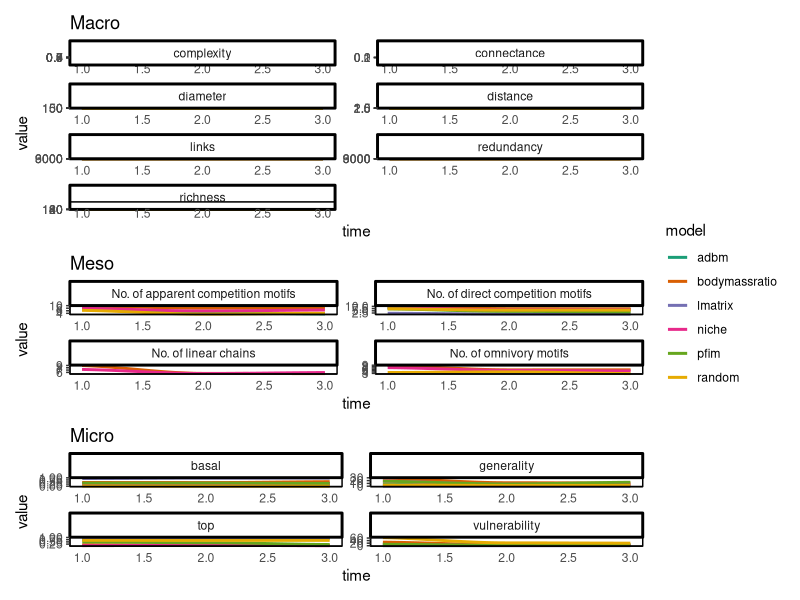
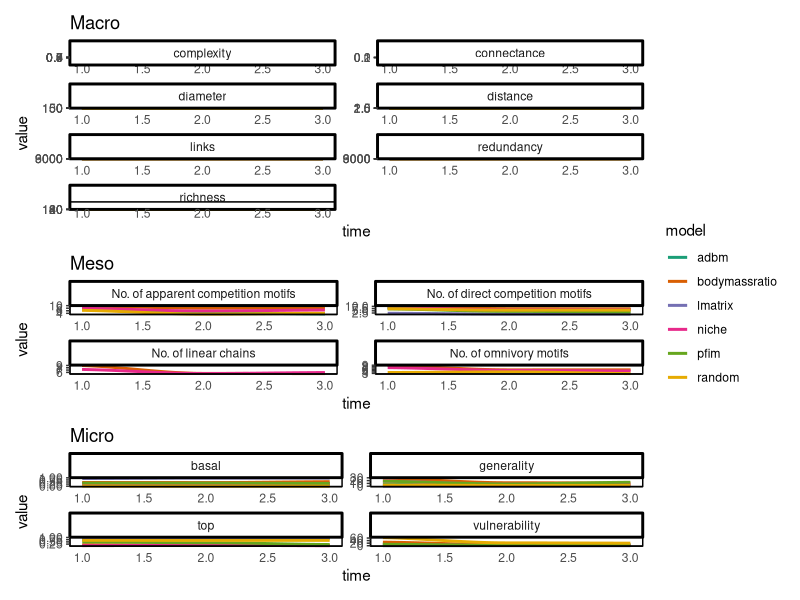

Source code (R) for these figures, in order: (Note: this script raises an error after producing the figures.)
library(RColorBrewer)
library(here)
library(patchwork)
library(readr)
library(scales)
library(stats)
library(tidyverse)

# set path to code sub dir
setwd(here("code"))

#### Structure ####

df <- read_csv("../data/processed/topology.csv") %>%
  mutate(across(matches("S[[:digit:]]"), log),
         top = top / richness,
         basal = basal / richness) %>%
  # to get the ratio
  pivot_longer(
    cols = -c(location, model, time),
    names_to = "stat",
    values_to = "stat_val") %>%
  # standardise names
  mutate(stat = case_when(stat == "S1" ~ "No. of linear chains",
                          stat == "S2" ~ "No. of omnivory motifs",
                          stat == "S5" ~ "No. of apparent competition motifs",
                          stat == "S4" ~ "No. of direct competition motifs",
                          .default = as.character(stat))) %>%
  mutate(level = case_when(
    stat %in% c("richness", "complexity", "connectance", "links", "diameter", "distance", "redundancy") ~ "Macro",
    stat %in% c("generality", "vulnerability", "top", "basal") ~ "Micro",
    .default = "Meso"
  ))

plot_list <- vector(mode = "list", length = 3)
levs = c("Macro", "Meso", "Micro")

for (i in seq_along(plot_list)) {
  
  plot_list[[i]] <- ggplot(df %>% 
                             filter(level == levs[i]) %>%
                             filter(time <= 3),
                           aes(x = time,
                               y = stat_val,
                               colour = model)) +
    geom_smooth(alpha = 0.3,
                weight = 0.5, 
                se = FALSE) +
    facet_wrap(vars(stat),
               scales = 'free',
               ncol = 2) +
    scale_size(guide = 'none') +
    theme_classic() +
    xlab("time") +
    ylab("value") +
    coord_cartesian(clip = "off") +
    scale_colour_brewer(palette = "Dark2") +
    labs(title = levs[i]) +
    theme(panel.border = element_rect(colour = 'black',
                                      fill = "#ffffff00"),
          axis.ticks.x = element_blank())
}

plot_list[[1]] / plot_list[[2]] / plot_list[[3]] +
  plot_layout(guides = 'collect') +
  plot_layout(height = c(2, 1, 1))

ggsave("../figures/summary.png",
       width = 4500,
       height = 7000,
       units = "px",
       dpi = 600)

#### Extinctions ####

df_ext <- read_csv("../data/processed/extinctions/extinctions.csv") %>% 
  bind_rows %>% 
  mutate(across(matches("S[[:digit:]]"), log)) %>% 
  select(-c(id, links, richness)) %>% 
  # to get the ratio
  mutate(top = NULL,
         basal = NULL,
         id = time,
         time = NULL,
         distance = NULL) %>%
  pivot_longer(
    cols = -c(id, model, extinction_mechanism), 
    names_to = "stat",
    values_to = "end_val") %>% 
  filter(id == "pre") %>% 
  mutate(id = "post",
         stat = case_when(stat == "S1" ~ "No. of linear chains",
                          stat == "S2" ~ "No. of omnivory motifs",
                          stat == "S4" ~ "No. of apparent competition motifs",
                          stat == "S5" ~ "No. of direct competition motifs",
                          .default = as.character(stat))) %>% 
  left_join(.,
            df %>%
              filter(id == "pre") %>% 
              select(-id)) %>% 
  mutate(xstart = "pre",
         xend = id,
         start_val = stat_val,
         stat_val = NULL,
         id = NULL) %>%
  mutate(level = case_when(
    stat %in% c("richness", "deficiency", "complexity", "connectance") ~ "Macro",
    stat %in% c("generality", "vulnerability") ~ "Micro",
    .default = "Meso"
  )) %>%
  filter(model %in% c("adbm", "bodymassratio", "niche", "pfim_minimum", "random", "lmatrix"))

df_ext$xstart <- ordered(df_ext$xstart, levels = c("pre", "during", "post"))
df_ext$xend <- ordered(df_ext$xend, levels = c("pre", "during", "post"))

df_ext_summ <-
  df_ext %>%
  select(model, stat, end_val, start_val, level) %>% 
  pivot_longer(cols = c(end_val, start_val)) %>% 
  group_by(model, stat, name, level) %>% 
  summarise(y = mean(value, na.rm = TRUE)) %>%
  mutate(name = ifelse(name == "end_val",
                       "post",
                       "pre"))

ext_plot_list <- vector(mode = "list", length = 3)

for (i in seq_along(ext_plot_list)) {
  
  ext_plot_list[[i]] <- plot_list[[i]] +
    geom_line(data = df_ext_summ %>% 
                filter(level == levs[i]),
              aes(x = factor(name),
                  y = y, 
                  group = model),
              linetype = "dashed")
}

ext_plot_list[[1]] / ext_plot_list[[2]] / ext_plot_list[[3]] +
  plot_layout(guides = 'collect') +
  plot_layout(height = c(2, 2, 1))

ggsave("../figures/extinction.png",
       width = 4500,
       height = 7000,
       units = "px",
       dpi = 600)

for (i in seq_along(ext_plot_list)) {
  
  ext_plot_list[[i]] <- ggplot() +
    geom_segment(data = df_ext %>% 
                   filter(level == levs[i]),
                 aes(x = xstart,
                     y = start_val, 
                     xend = xend,
                     yend = end_val,
                     colour = model,
                     group = model,
                     linetype = extinction_mechanism),
                 alpha = 0.3) +
    geom_line(data = df %>% filter(id != "during")%>% 
                filter(level == levs[i]),
              aes(x = factor(id),
                  y = stat_val,
                  colour = model,
                  group = model)) +
    facet_wrap(vars(stat),
               scales = 'free',
               ncol = 2) +
    scale_size(guide = 'none') +
    theme_classic() +
    xlab("time") +
    ylab("value") +
    coord_cartesian(clip = "off") +
    scale_colour_brewer(palette = "Dark2") +
    labs(title = levs[i]) +
    theme(panel.border = element_rect(colour = 'black',
                                      fill = "#ffffff00"),
          axis.ticks.x = element_blank())
}

ext_plot_list[[1]] / ext_plot_list[[2]] / ext_plot_list[[3]] +
  plot_layout(guides = 'collect') +
  plot_layout(height = c(2, 2, 1))

ggsave("../figures/extinction_all_results.png",
       width = 4500,
       height = 7000,
       units = "px",
       dpi = 600)

#### PCA ####

df_pca <- list.files(path = "../data/processed/topology/", pattern = ".csv", full.names = TRUE) %>% 
  lapply(read_csv) %>% 
  bind_rows %>% 
  mutate(across(matches("S[[:digit:]]"), log)) %>% 
  select(-c(network, distance)) %>% 
  filter(model %in% c("adbm", "bodymassratio", "niche", "pfim_minimum", "random", "lmatrix")) %>%
  # remove
  mutate(top = NULL,
         basal = NULL,
         id = case_when(
           str_detect(id, "^.*pre.*$") ~ "pre",
           str_detect(id, "^.*during.*$") ~ "post",
           str_detect(id, "^.*post.*$") ~ "during",
           TRUE ~ as.character(id))) %>%
  drop_na()

pca_res <- prcomp(df_pca[3:8], scale. = TRUE)

autoplot(pca_res, data = df_pca, colour = 'model', shape = 'id', size = 4, alpha = 0.7) +
  theme_classic() +
  #scale_colour_brewer(palette = "Dark2") +
  theme(panel.border = element_rect(colour = 'black',
                                    fill = "#ffffff00"),
        axis.ticks.x = element_blank())

ggsave("../figures/pca.png",
       width = 4500,
       height = 4000,
       units = "px",
       dpi = 600)
